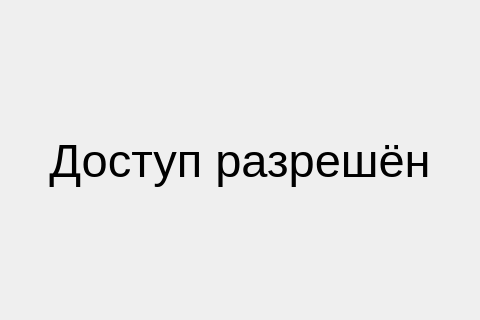
<?xml version="1.0" encoding="UTF-8"?>
<ui version="4.0">
 <class>AccessGrantedForm</class>
 <widget class="QWidget" name="AccessGrantedForm">
  <property name="geometry">
   <rect>
    <x>0</x>
    <y>0</y>
    <width>480</width>
    <height>320</height>
   </rect>
  </property>
  <property name="maximumSize">
   <size>
    <width>480</width>
    <height>320</height>
   </size>
  </property>
  <property name="windowTitle">
   <string>Form</string>
  </property>
  <layout class="QVBoxLayout" name="verticalLayout">
   <item>
    <widget class="QLabel" name="label">
     <property name="font">
      <font>
       <pointsize>35</pointsize>
      </font>
     </property>
     <property name="text">
      <string>Доступ разрешён</string>
     </property>
     <property name="alignment">
      <set>Qt::AlignCenter</set>
     </property>
    </widget>
   </item>
  </layout>
 </widget>
 <resources/>
 <connections/>
</ui>
